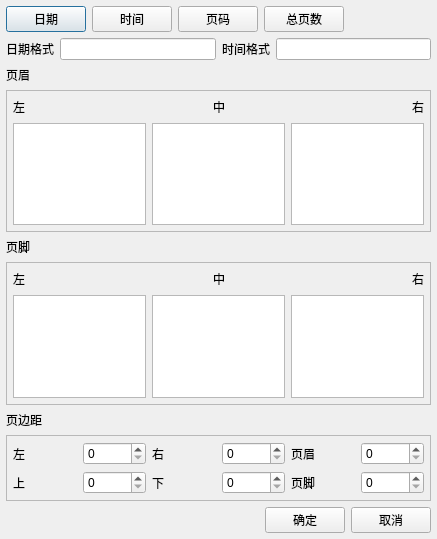
<?xml version="1.0" encoding="UTF-8"?>
<ui version="4.0">
 <class>CPrintConfigDialog</class>
 <widget class="QDialog" name="CPrintConfigDialog">
  <property name="geometry">
   <rect>
    <x>0</x>
    <y>0</y>
    <width>437</width>
    <height>539</height>
   </rect>
  </property>
  <property name="windowTitle">
   <string>打印设置</string>
  </property>
  <layout class="QVBoxLayout" name="verticalLayout_4">
   <property name="leftMargin">
    <number>6</number>
   </property>
   <property name="topMargin">
    <number>6</number>
   </property>
   <property name="rightMargin">
    <number>6</number>
   </property>
   <property name="bottomMargin">
    <number>6</number>
   </property>
   <item>
    <layout class="QHBoxLayout" name="horizontalLayout_9">
     <item>
      <widget class="QPushButton" name="pushButtonDate">
       <property name="text">
        <string>日期</string>
       </property>
      </widget>
     </item>
     <item>
      <widget class="QPushButton" name="pushButtonTime">
       <property name="text">
        <string>时间</string>
       </property>
      </widget>
     </item>
     <item>
      <widget class="QPushButton" name="pushButtonPage">
       <property name="text">
        <string>页码</string>
       </property>
      </widget>
     </item>
     <item>
      <widget class="QPushButton" name="pushButtonPageCount">
       <property name="text">
        <string>总页数</string>
       </property>
      </widget>
     </item>
     <item>
      <spacer name="horizontalSpacer_6">
       <property name="orientation">
        <enum>Qt::Horizontal</enum>
       </property>
       <property name="sizeHint" stdset="0">
        <size>
         <width>40</width>
         <height>20</height>
        </size>
       </property>
      </spacer>
     </item>
    </layout>
   </item>
   <item>
    <layout class="QHBoxLayout" name="horizontalLayout_10">
     <item>
      <widget class="QLabel" name="label">
       <property name="text">
        <string>日期格式</string>
       </property>
      </widget>
     </item>
     <item>
      <widget class="QLineEdit" name="lineEditDateFormat"/>
     </item>
     <item>
      <widget class="QLabel" name="label_2">
       <property name="text">
        <string>时间格式</string>
       </property>
      </widget>
     </item>
     <item>
      <widget class="QLineEdit" name="lineEditTimeFormat"/>
     </item>
    </layout>
   </item>
   <item>
    <widget class="QLabel" name="label_9">
     <property name="text">
      <string>页眉</string>
     </property>
    </widget>
   </item>
   <item>
    <widget class="QFrame" name="frame">
     <property name="frameShape">
      <enum>QFrame::StyledPanel</enum>
     </property>
     <property name="frameShadow">
      <enum>QFrame::Raised</enum>
     </property>
     <layout class="QVBoxLayout" name="verticalLayout">
      <property name="leftMargin">
       <number>6</number>
      </property>
      <property name="topMargin">
       <number>6</number>
      </property>
      <property name="rightMargin">
       <number>6</number>
      </property>
      <property name="bottomMargin">
       <number>6</number>
      </property>
      <item>
       <layout class="QHBoxLayout" name="horizontalLayout_3">
        <item>
         <layout class="QHBoxLayout" name="horizontalLayout">
          <item>
           <widget class="QLabel" name="label_3">
            <property name="text">
             <string>左</string>
            </property>
           </widget>
          </item>
          <item>
           <spacer name="horizontalSpacer">
            <property name="orientation">
             <enum>Qt::Horizontal</enum>
            </property>
            <property name="sizeHint" stdset="0">
             <size>
              <width>40</width>
              <height>20</height>
             </size>
            </property>
           </spacer>
          </item>
         </layout>
        </item>
        <item>
         <widget class="QLabel" name="label_4">
          <property name="text">
           <string>中</string>
          </property>
          <property name="alignment">
           <set>Qt::AlignCenter</set>
          </property>
         </widget>
        </item>
        <item>
         <layout class="QHBoxLayout" name="horizontalLayout_2">
          <item>
           <spacer name="horizontalSpacer_2">
            <property name="orientation">
             <enum>Qt::Horizontal</enum>
            </property>
            <property name="sizeHint" stdset="0">
             <size>
              <width>40</width>
              <height>20</height>
             </size>
            </property>
           </spacer>
          </item>
          <item>
           <widget class="QLabel" name="label_5">
            <property name="layoutDirection">
             <enum>Qt::LeftToRight</enum>
            </property>
            <property name="text">
             <string>右</string>
            </property>
            <property name="alignment">
             <set>Qt::AlignRight|Qt::AlignTrailing|Qt::AlignVCenter</set>
            </property>
           </widget>
          </item>
         </layout>
        </item>
       </layout>
      </item>
      <item>
       <layout class="QHBoxLayout" name="horizontalLayout_4">
        <item>
         <widget class="QTextEdit" name="textEditLeftHeader"/>
        </item>
        <item>
         <widget class="QTextEdit" name="textEditMiddleHeader"/>
        </item>
        <item>
         <widget class="QTextEdit" name="textEditRightHeader"/>
        </item>
       </layout>
      </item>
     </layout>
    </widget>
   </item>
   <item>
    <widget class="QLabel" name="label_10">
     <property name="text">
      <string>页脚</string>
     </property>
    </widget>
   </item>
   <item>
    <widget class="QFrame" name="frame_2">
     <property name="frameShape">
      <enum>QFrame::StyledPanel</enum>
     </property>
     <property name="frameShadow">
      <enum>QFrame::Raised</enum>
     </property>
     <layout class="QVBoxLayout" name="verticalLayout_2">
      <property name="leftMargin">
       <number>6</number>
      </property>
      <property name="topMargin">
       <number>6</number>
      </property>
      <property name="rightMargin">
       <number>6</number>
      </property>
      <property name="bottomMargin">
       <number>6</number>
      </property>
      <item>
       <layout class="QHBoxLayout" name="horizontalLayout_5">
        <item>
         <layout class="QHBoxLayout" name="horizontalLayout_6">
          <item>
           <widget class="QLabel" name="label_6">
            <property name="text">
             <string>左</string>
            </property>
           </widget>
          </item>
          <item>
           <spacer name="horizontalSpacer_3">
            <property name="orientation">
             <enum>Qt::Horizontal</enum>
            </property>
            <property name="sizeHint" stdset="0">
             <size>
              <width>40</width>
              <height>20</height>
             </size>
            </property>
           </spacer>
          </item>
         </layout>
        </item>
        <item>
         <widget class="QLabel" name="label_7">
          <property name="text">
           <string>中</string>
          </property>
          <property name="alignment">
           <set>Qt::AlignCenter</set>
          </property>
         </widget>
        </item>
        <item>
         <layout class="QHBoxLayout" name="horizontalLayout_7">
          <item>
           <spacer name="horizontalSpacer_4">
            <property name="orientation">
             <enum>Qt::Horizontal</enum>
            </property>
            <property name="sizeHint" stdset="0">
             <size>
              <width>40</width>
              <height>20</height>
             </size>
            </property>
           </spacer>
          </item>
          <item>
           <widget class="QLabel" name="label_8">
            <property name="layoutDirection">
             <enum>Qt::LeftToRight</enum>
            </property>
            <property name="text">
             <string>右</string>
            </property>
            <property name="alignment">
             <set>Qt::AlignRight|Qt::AlignTrailing|Qt::AlignVCenter</set>
            </property>
           </widget>
          </item>
         </layout>
        </item>
       </layout>
      </item>
      <item>
       <layout class="QHBoxLayout" name="horizontalLayout_8">
        <item>
         <widget class="QTextEdit" name="textEditLeftFooter"/>
        </item>
        <item>
         <widget class="QTextEdit" name="textEditMiddleFooter"/>
        </item>
        <item>
         <widget class="QTextEdit" name="textEditRightFooter"/>
        </item>
       </layout>
      </item>
     </layout>
    </widget>
   </item>
   <item>
    <widget class="QLabel" name="label_17">
     <property name="text">
      <string>页边距</string>
     </property>
    </widget>
   </item>
   <item>
    <widget class="QFrame" name="frame_3">
     <property name="frameShape">
      <enum>QFrame::StyledPanel</enum>
     </property>
     <property name="frameShadow">
      <enum>QFrame::Raised</enum>
     </property>
     <layout class="QVBoxLayout" name="verticalLayout_3">
      <property name="leftMargin">
       <number>6</number>
      </property>
      <property name="topMargin">
       <number>6</number>
      </property>
      <property name="rightMargin">
       <number>6</number>
      </property>
      <property name="bottomMargin">
       <number>6</number>
      </property>
      <item>
       <layout class="QHBoxLayout" name="horizontalLayout_12">
        <item>
         <widget class="QLabel" name="label_11">
          <property name="text">
           <string>左</string>
          </property>
         </widget>
        </item>
        <item>
         <widget class="QSpinBox" name="spinBoxLeft">
          <property name="maximum">
           <number>300</number>
          </property>
         </widget>
        </item>
        <item>
         <widget class="QLabel" name="label_12">
          <property name="text">
           <string>右</string>
          </property>
         </widget>
        </item>
        <item>
         <widget class="QSpinBox" name="spinBoxRight">
          <property name="maximum">
           <number>300</number>
          </property>
         </widget>
        </item>
        <item>
         <widget class="QLabel" name="label_13">
          <property name="text">
           <string>页眉</string>
          </property>
         </widget>
        </item>
        <item>
         <widget class="QSpinBox" name="spinBoxHeader">
          <property name="maximum">
           <number>300</number>
          </property>
         </widget>
        </item>
       </layout>
      </item>
      <item>
       <layout class="QHBoxLayout" name="horizontalLayout_13">
        <item>
         <widget class="QLabel" name="label_14">
          <property name="text">
           <string>上</string>
          </property>
         </widget>
        </item>
        <item>
         <widget class="QSpinBox" name="spinBoxTop">
          <property name="maximum">
           <number>300</number>
          </property>
         </widget>
        </item>
        <item>
         <widget class="QLabel" name="label_15">
          <property name="text">
           <string>下</string>
          </property>
         </widget>
        </item>
        <item>
         <widget class="QSpinBox" name="spinBoxBottom">
          <property name="maximum">
           <number>300</number>
          </property>
         </widget>
        </item>
        <item>
         <widget class="QLabel" name="label_16">
          <property name="text">
           <string>页脚</string>
          </property>
         </widget>
        </item>
        <item>
         <widget class="QSpinBox" name="spinBoxFooter">
          <property name="maximum">
           <number>300</number>
          </property>
         </widget>
        </item>
       </layout>
      </item>
     </layout>
    </widget>
   </item>
   <item>
    <layout class="QHBoxLayout" name="horizontalLayout_11">
     <item>
      <spacer name="horizontalSpacer_5">
       <property name="orientation">
        <enum>Qt::Horizontal</enum>
       </property>
       <property name="sizeHint" stdset="0">
        <size>
         <width>40</width>
         <height>20</height>
        </size>
       </property>
      </spacer>
     </item>
     <item>
      <widget class="QPushButton" name="pushButtonOk">
       <property name="text">
        <string>确定</string>
       </property>
      </widget>
     </item>
     <item>
      <widget class="QPushButton" name="pushButtonCancel">
       <property name="text">
        <string>取消</string>
       </property>
      </widget>
     </item>
    </layout>
   </item>
  </layout>
 </widget>
 <resources/>
 <connections/>
</ui>
